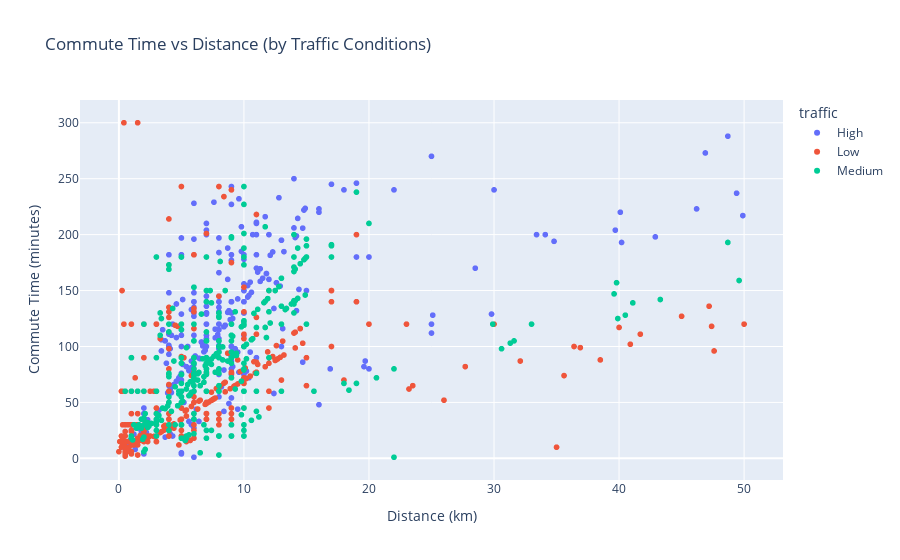

This figure's notebook cell:
### Markdown cell above
# Bivariate Analysis

### Code cell
# Commute Time vs Distance Scatter Plot
fig = px.scatter(df, x='distance_(km)', y='commute_time_(min)', color='traffic',
                 title='Commute Time vs Distance (by Traffic Conditions)',
                 labels={'distance_(km)': 'Distance (km)', 'commute_time_(min)': 'Commute Time (minutes)'},
                 hover_data=['mode_of_transportation'])
fig.show()  #for notebook
#fig.show("png") #for github it only supports non interactive

### Figure 1 — Plotly figure (JSON) as saved in the notebook; plotly's stock layout.template omitted (floating-point values rounded to 4 significant figures; data arrays with more than 128 entries replaced by an {"elided": "..."} marker saying what was removed)
{"data": [{"customdata": {"elided": "338x1 str values"}, "hovertemplate": "traffic=High<br>Distance (km)=%{x}<br>Commute Time (minutes)=%{y}<br>mode_of_transportation=%{customdata[0]}<extra></extra>", "legendgroup": "High", "marker": {"color": "#636efa", "symbol": "circle"}, "mode": "markers", "name": "High", "showlegend": true, "x": {"elided": "338 float values"}, "xaxis": "x", "y": {"elided": "338 float values"}, "yaxis": "y", "type": "scattergl"}, {"customdata": {"elided": "338x1 str values"}, "hovertemplate": "traffic=Low<br>Distance (km)=%{x}<br>Commute Time (minutes)=%{y}<br>mode_of_transportation=%{customdata[0]}<extra></extra>", "legendgroup": "Low", "marker": {"color": "#EF553B", "symbol": "circle"}, "mode": "markers", "name": "Low", "showlegend": true, "x": {"elided": "338 float values"}, "xaxis": "x", "y": {"elided": "338 float values"}, "yaxis": "y", "type": "scattergl"}, {"customdata": {"elided": "351x1 str values"}, "hovertemplate": "traffic=Medium<br>Distance (km)=%{x}<br>Commute Time (minutes)=%{y}<br>mode_of_transportation=%{customdata[0]}<extra></extra>", "legendgroup": "Medium", "marker": {"color": "#00cc96", "symbol": "circle"}, "mode": "markers", "name": "Medium", "showlegend": true, "x": {"elided": "351 float values"}, "xaxis": "x", "y": {"elided": "351 float values"}, "yaxis": "y", "type": "scattergl"}], "layout": {"xaxis": {"anchor": "y", "domain": [0.0, 1.0], "title": {"text": "Distance (km)"}}, "yaxis": {"anchor": "x", "domain": [0.0, 1.0], "title": {"text": "Commute Time (minutes)"}}, "legend": {"title": {"text": "traffic"}, "tracegroupgap": 0}, "title": {"text": "Commute Time vs Distance (by Traffic Conditions)"}}}
